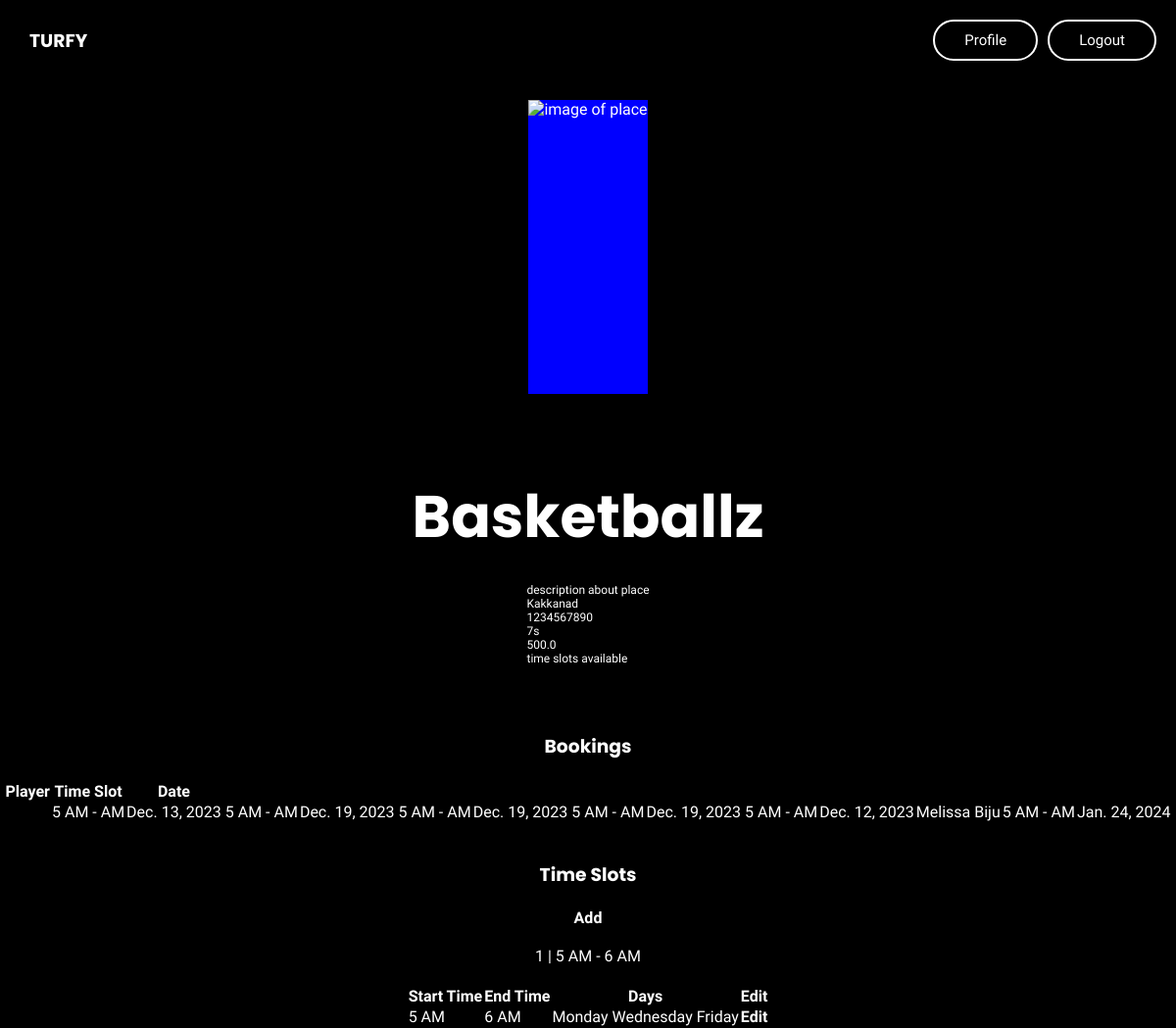
The page /turf-profile/ (signed in) on the database its author committed.
### app/models.py (models this page shows, shortened)
class Turf(models.Model):
    TYPE =  (
        ("5s","5s"),
        ("7s","7s")
    )
    user = models.ForeignKey(User, null=True, on_delete=models.SET_NULL)
    ownerName = models.CharField("Owner Name", max_length=25, null=True)
    turfName = models.CharField("Turf Name", max_length=25, null=True)
    location = models.CharField("Location ", max_length=200, null=True)
    phoneNumber = models.CharField("Phone Number", max_length=25, null=True)
    pricePerSlot = models.FloatField("Price Per Slot", max_length=3, null=True)
    fieldSize = models.CharField("fieldSize",max_length=3,choices=TYPE, null=False, default="5s")
    slots = models.ManyToManyField(TimeSlot, blank=True)
    dateCreated = models.DateTimeField("Date Created", auto_now_add=True)

class Booking(models.Model):
    player = models.ForeignKey(Player, null=True, on_delete=models.SET_NULL)
    turf = models.ForeignKey(Turf, null=True, on_delete=models.SET_NULL)
    timeSlot = models.ForeignKey(TimeSlot, null=True, on_delete=models.SET_NULL)
    date = models.DateField("Date", null=True)
    dateCreated = models.DateTimeField("Date Created", auto_created=True, null=True)

class TimeSlot(models.Model):
    CHOICE = (
        ("AM","AM"),
        ("PM","PM")
    )
    startTime = models.IntegerField("Start Time",null=True)
    startAMPM = models.CharField("AM / PM",max_length=3,default="AM",choices=CHOICE)
    endTime = models.IntegerField("End Time",null=True)
    endAMPM = models.CharField("AM / PM",max_length=3,default="AM",choices=CHOICE)
    days = models.ManyToManyField(Day, blank=True)
    def __str__(self):
        return str(self.id) + " | " + str(self.startTime) + " " + str(self.startAMPM) + " - " + str(self.endTime) + " " + str(self.endAMPM)

class Player(models.Model):
    user = models.ForeignKey(User, null=True, on_delete=models.SET_NULL)
    firstName = models.CharField("First Name", max_length=25, null=True)
    lastName = models.CharField("Last Name", max_length=25, null=True)
    mobile = models.CharField("Mobile Number", max_length=25, null=True)
    email = models.EmailField("Email Address", null=True)
    dateOfBirth = models.DateField("Date of Birth", null=True)
    dateCreated = models.DateTimeField("Date Created", auto_now_add=True)

class Day(models.Model):
    day = models.CharField("Day of the week", max_length=25, null=True)

### app/views.py (the view)
# urls.py: path('turf-profile/', views.turfProfile, name='turfProfile'),
def turfProfile(request):
    turf = Turf.objects.get(user=request.user)
    bookings = Booking.objects.filter(turf=turf)
    payments = Payment.objects.filter(turf=turf)
    slots = turf.slots.all()
    context = {
        'turf':turf,
        'bookings':bookings,
        'payments':payments,
        'slots':slots,
    }
    return render(request, 'app/turfProfile.html', context)

### app/templates/app/turfProfile.html (shortened to what this page needs)
{% extends 'app/main.html' %} {% load static %}  {% block content %}
<div style="height: 300px; width: 1fr; background-color: blue">
  <img src="#" alt="image of place" />
</div>
<h1>{{turf.turfName}}</h1>
<div style="border: solid; border-color: black; border-width: 3px">
  <p>description about place</p>
  <p>{{turf.location}}</p>
  <p>{{turf.phoneNumber}}</p>
  <p>{{turf.fieldSize}}</p>
  <p>{{turf.pricePerSlot}}</p>
  <p>time slots available</p>
</div>
<div
  style="
    border: solid;
    border-width: 3px;
    border-color: black;
    display: flex;
    justify-content: space-between;
  "
>
</div>
<h3>Bookings</h3>
<table>
  <thead>
    <th>Player</th>
    <th>Time Slot</th>
    <th>Date</th>
  </thead>
  <tbody>
    {% for booking in bookings %}
    <td>{{booking.player.firstName}} {{booking.player.lastName}}</td>
    <td>
      {{booking.timeSlot.startTime}} {{booking.timeSlot.startAMPM}} -
      {{booking.timeSlot.lastName}} {{booking.timeSlot.endAMPM}}
    </td>
    <td>{{booking.date}}</td>
    {% endfor %}
  </tbody>
</table>
<h3>Time Slots</h3>
<a href="{% url 'addTimeSlot' %}">Add</a>
<table>
  <thead>
    <th>Start Time</th>
    <th>End Time</th>
    <th>Days</th>
    <th>Edit</th>
  </thead>
  <tbody>
    {% for slot in slots %} {{slot}}
    <td>{{slot.startTime}} {{slot.startAMPM}}</td>
    <td>{{slot.endTime}} {{slot.endAMPM}}</td>
    <td>{% for day in slot.days.all %} {{day.day}} {% endfor %}</td>
    <td><a href="{% url 'editTimeSlot' slot.id %}">Edit</a></td>
    {% endfor %}
  </tbody>
</table>
{% endblock %}

### static/css/styles.css (style rules this page uses)
* { margin: 0; padding: 0; font-family: 'Plus Jakarta Sans', sans-serif; color: white; transition: all 0.3s ease; }
p { font-size: 12px; }
h1, h2, h3, h4, h5 { font-family: 'Poppins', sans-serif; margin-top: 1em; }
h1 { font-size: 60px; }
a { color: inherit; text-decoration: none; font-weight: bold; }
body { background-color: black; display: flex; flex-direction: column; justify-content: space-around; align-items: center; gap: 20px; }

### rows shown on the page
Turf: turfName "Basketballz", location "Kakkanad", phoneNumber "1234567890", fieldSize "7s", pricePerSlot "500.0"
Booking: timeSlot.startTime "5", timeSlot.startAMPM "AM", timeSlot.endAMPM "AM", date "Dec. 13, 2023"
Booking: timeSlot.startTime "5", timeSlot.startAMPM "AM", timeSlot.endAMPM "AM", date "Dec. 19, 2023"
Booking: timeSlot.startTime "5", timeSlot.startAMPM "AM", timeSlot.endAMPM "AM", date "Dec. 19, 2023"
Booking: timeSlot.startTime "5", timeSlot.startAMPM "AM", timeSlot.endAMPM "AM", date "Dec. 19, 2023"
Booking: timeSlot.startTime "5", timeSlot.startAMPM "AM", timeSlot.endAMPM "AM", date "Dec. 12, 2023"
Booking: player.firstName "Melissa", player.lastName "Biju", timeSlot.startTime "5", timeSlot.startAMPM "AM", timeSlot.endAMPM "AM", date "Jan. 24, 2024"
TimeSlot: startTime "5", startAMPM "AM", endTime "6", endAMPM "AM"
Day: day "Monday"
Day: day "Wednesday"
Day: day "Friday"
